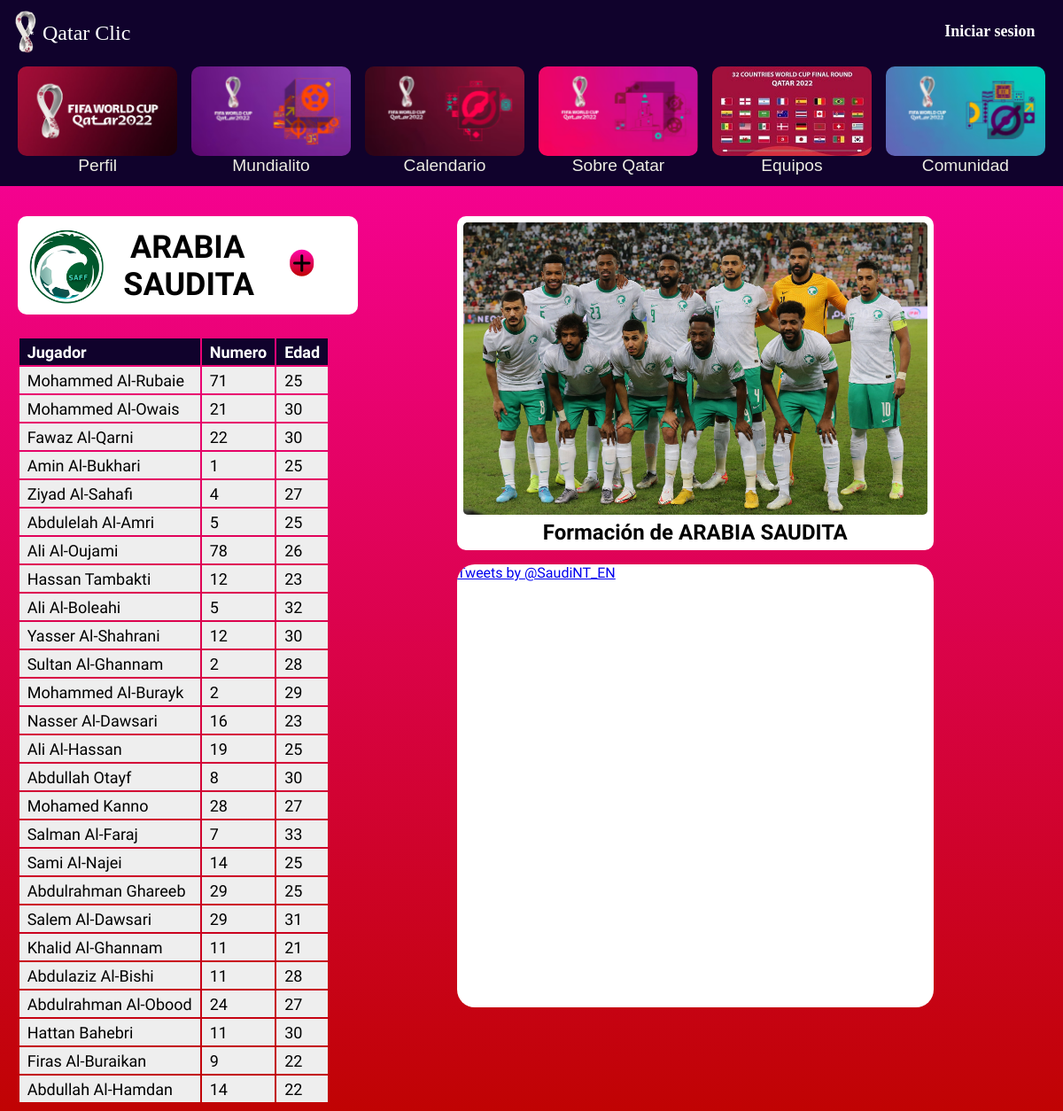
/Teams/arabia.php, run on the app's committed database.
### tables this page shows
CREATE TABLE `players` (
    id int(3) NOT NULL AUTO_INCREMENT,
    nombre varchar(75) NOT NULL,
    pais varchar(30) NOT NULL,
    numero int(2) NOT NULL,
    edad int(2) NOT NULL,
    PRIMARY KEY(id)
);

### Teams/arabia.php (the view, shortened to what this page needs)
<?php
    require '../account/database.php';
?>
<html>
    <head>
        <link href="../styles/header.css" rel="stylesheet" type="text/css">
        <link href="teams.css" rel="stylesheet" type="text/css">
    </head>
    <body>
        <div class="margin"></div>
        <nav class="navegador_general" id="navbar">
            <header class="header" id="header">
                <div class="wrapper">
                    <img id="logoheader"src="../images/logo.png">
                    <div class="logo"><?php require '../header/header.php';?></div>
                    <nav>
                        <?php
                            if(isset($_SESSION['user_id'])){
                                echo("<div id='navicon' onclick='navicon()' class='navicon_box'><i class='navicon fas fa-solid fa-user fa-2x'></i></div>");
                                if($_SESSION['rol_id'] == 1){
                                    echo("<div id='user_options' class='user_options'><h1>$username</h1><hr><br><a href='../main/special_users/moderador.php'>Gestionar usuarios</a><br><br><a href='../main/settings/settings.php'>Ajustes</a><br><br><a href='../account/logout.php'>Cerrar sesion</a></div>");
                                }
                                else if($_SESSION['rol_id'] == 2){
                                    echo("<div id='user_options' class='user_options'><h1>$username</h1><hr><br><a href='../main/special_users/administrarMundialito.php'>Gestionar mundialito</a><br><br><a href='../main/special_users/administrador.php'>Gestionar noticias</a><br><br><a href='../main/special_users/moderador.php'>Gestionar usuarios</a><br><br><a href='../main/settings/settings.php'>Ajustes</a><br><br><a href='../account/logout.php'>Cerrar sesion</a></div>");
                                }
                                else{
                                    echo("<div id='user_options' class='user_options'><h1>$username</h1><hr><br><a href='../main/settings/settings.php'>Ajustes</a><br><br><a href='../account/logout.php'>Cerrar sesion</a></div>");
                                }
                            }
                            else{
                                echo("<a href='../account/login.php'>Iniciar sesion</a>");
                            }
                        ?>
                    </nav>
                </div>
                <div class="wrapper_nav">
                    <div class="first_element">
                        <img src="../images/perfil.png" alt="Perfil" class="responsive">
                        <span class="text">Perfil</span>
                    </div>
                    <div class="element">
                        <?php
                            if(isset($_SESSION['user_id'])){
                        ?>
                        <img src="../images/fixture_violeta.png" alt="Fixture" onclick="mundialito()" class="responsive">
                        <?php
                            }else{
                        ?>
                        <img src="../images/fixture_violeta.png" alt="Fixture" onclick="notlogged()" class="responsive">
                        <?php
                            }
                        ?>
                        <span class="text">Mundialito</span>
                    </div>
                    <div class="element">
                        <img src="../images/calendario_bordo.png" alt="Calendario" onclick="calendario()" class="responsive">
                        <span class="text">Calendario</span>
                    </div>
                    <div class="element">
                        <img src="../images/qatar_rosa.png" alt="Qatar" onclick="sobreqatar()" class="responsive">
                        <span class="text">Sobre Qatar</span>
                    </div>
                    <div class="element">
                        <img src="../images/teams.jpg" alt="Selecciones" onclick="selections()" class="responsive">
                        <span class="text">Equipos</span>
                    </div>
                    <div class="element">
                        <img src="../images/selecciones.png" alt="Comunidad" class="responsive">
                        <span class="text">Comunidad</span>
                    </div>
                </div>
            </header>
        </nav>
        <div class="margin2"></div>
        <div class="big-container" id="blur">
            <div class="container" style="width:40%;">
                <div class="wrap">
                    <div class="col">
                        <img class="imagen_bandera" src="../images/shields/ARABIA SAUDITA.png">
                    </div>
                    <div class="col">
                        <span class="pais">ARABIA SAUDITA</span>
                    </div>
                    <div class="col">
                        <i id="icon3" class="icon3 fas fa-solid fa-plus" onclick="notlogged()"></i>
                    </div>
                </div>
                <div class="table-container">
                    <table>
                        <?php
                            $stmt = $conn->prepare("SELECT * FROM players WHERE pais = 'ARABIA SAUDITA'");
                            $stmt->execute();
                            echo"<th>Jugador</th><th>Numero</th><th>Edad</th>";
                            while($row = $stmt->fetch(PDO::FETCH_ASSOC)){
                                extract($row);
                                echo"<tr>";
                                echo"<td>".$nombre."</td>";
                                echo"<td>".$numero."</td>";
                                echo"<td>".$edad."</td>";
                                echo"</tr>";
                            }
                        ?>
                    </table>
                </div>
            </div>
            <div class="small-container">
                <div class="formacion-div">
                    <img class="formacion" src="../images/formaciones/ARABIA SAUDITA.jpg">
                    <h2 class="leyenda">Formación de ARABIA SAUDITA</h2>
                </div>
                <div class="twitter-div">
                    <a class="twitter-timeline" href="https://twitter.com/SaudiNT_EN?ref_src=twsrc%5Egoogle%7Ctwcamp%5Eserp%7Ctwgr%5Eauthor">Tweets by @SaudiNT_EN</a>
                </div>
            </div>
        </div>
    </body>
</html>

### styles/header.css (style rules this page uses)
.header { position:fixed; z-index:2; top:0; width:100%; background:rgba(16, 2, 44); user-select: none; transition:top 1.5s; }
.wrapper { width:98%; margin:auto; overflow:hidden; }
.header .logo { font-size:2vw; float:left; font-family:'Calibri'; margin-top:2%; }
#logoheader { height:auto; width:3vw; float:left; margin-top:1%; }
.header nav { float:right; width:15%; }
.header nav > a { margin:10% 0 0 20%; display:inline-block; padding:4%; text-decoration:none; font-size:1.5vw; font-weight:bold; font-family:'Calibri'; color:rgb(255, 255, 255); transition:500ms; }
.margin { position:relative; width:100%; margin-top:50px; height:1px; }
.margin2 { position:relative; width:100%; height:1px; margin-top:15%; }
.navegador_general { top:50; z-index:1; width:100%; background: rgba(16, 2, 44); position:fixed; text-align:center; transition:top 1.5s; }
.responsive { width:100%; height:auto; border-radius: 10px; }
.first_element { width:15%; display:inline-block; position:relative; margin:1% 0% 1% 0%; border-radius: 10px; transition: .4s; }
.element { width:15%; display:inline-block; position:relative; margin:1% 0% 1% 1%; border-radius: 10px; transition: .4s; }
.text { width: 100%; font-family:'Lucida Sans', 'Lucida Sans Regular', 'Lucida Grande', 'Lucida Sans Unicode', Geneva, Verdana, sans-serif; text-align: left; color: #eeeee4; font-size: 5vh; font-size: 1.6vw; bottom: 0; text-decoration: none; }

### Teams/teams.css (style rules this page uses)
* { font-family: Yanone Kaffeesatz; padding: 0px; margin: 0px; box-sizing: border-box; }
html,body { width:100%; }
body { background: linear-gradient(to bottom ,rgb(255, 2, 171), rgb(192, 3, 3)); background-attachment: fixed; }
.big-container { display:flex; flex-direction:row; width:98%; height:auto; margin:1% 0% 0% 1%; gap:10vw; }
.small-container { display:flex; flex-direction:column; width:70%; height:auto; justify-content:flex-start; gap:2vh; }
.table-container { position:relative; column-count:1; width:100%; margin:2%; }
table { font-family:sans-serif; }
th,td { padding:.25em .5em; text-align:left; font-size:1.5vw; }
td { background-color:#eee; }
th { background-color:rgba(16, 2, 44); color:#fff; }
.wrap { width:100%; background-color:#fff; height:auto; margin-left:2%; margin-bottom: 25px; border-radius:10px; user-select: none; grid-auto-flow: row; grid-template-columns: 1fr 1fr 1fr; display: grid; padding:2%; }
.col { position:relative; display:table; text-align:center; }
.imagen_bandera { width:8vw; border-radius:5px; user-select: none; display:table-cell; vertical-align: middle; text-align:center; }
.pais { padding:1%; font-size:3vw; display:table-cell; vertical-align: middle; text-align:center; color:black; text-decoration: none; font-weight:bold; user-select: none; }
.icon,.icon2,.icon3 { top: 47%; left: 50%; transform: translate(-50%, -50%); position:absolute; font-size:2vw; padding:3%; border-radius:20px; transition:.5s; background: linear-gradient(to bottom ,rgb(255, 2, 171), rgb(192, 3, 3)); cursor:pointer; visibility:hidden; }
.icon.active,.icon2.active,.icon3.active { visibility: visible; }
.formacion-div { background-color:#fff; padding: 1%; border-radius:10px; width:80%; height:auto; transition: 200ms; text-align: center; }
.formacion { border-radius:5px; width: 100%; height:auto; }
.twitter-div { float: none; width: 80%; height: 500px; background:white; border-radius:20px; overflow:auto; }
.leyenda { font-size:2vw; margin-top:1%; }

### data on the page
players: nombre "Mohammed Al-Rubaie", numero "71", edad "25"
players: nombre "Mohammed Al-Owais", numero "21", edad "30"
players: nombre "Fawaz Al-Qarni", numero "22", edad "30"
players: nombre "Amin Al-Bukhari", numero "1", edad "25"
players: nombre "Ziyad Al-Sahafi", numero "4", edad "27"
players: nombre "Abdulelah Al-Amri", numero "5", edad "25"
players: nombre "Ali Al-Oujami", numero "78", edad "26"
players: nombre "Hassan Tambakti", numero "12", edad "23"
players: nombre "Ali Al-Boleahi", numero "5", edad "32"
players: nombre "Yasser Al-Shahrani", numero "12", edad "30"
players: nombre "Sultan Al-Ghannam", numero "2", edad "28"
players: nombre "Mohammed Al-Burayk", numero "2", edad "29"
players: nombre "Nasser Al-Dawsari", numero "16", edad "23"
players: nombre "Ali Al-Hassan", numero "19", edad "25"
players: nombre "Abdullah Otayf", numero "8", edad "30"
players: nombre "Mohamed Kanno", numero "28", edad "27"
players: nombre "Salman Al-Faraj", numero "7", edad "33"
players: nombre "Sami Al-Najei", numero "14", edad "25"
players: nombre "Abdulrahman Ghareeb", numero "29", edad "25"
players: nombre "Salem Al-Dawsari", numero "29", edad "31"
players: nombre "Khalid Al-Ghannam", numero "11", edad "21"
players: nombre "Abdulaziz Al-Bishi", numero "11", edad "28"
players: nombre "Abdulrahman Al-Obood", numero "24", edad "27"
players: nombre "Hattan Bahebri", numero "11", edad "30"
players: nombre "Firas Al-Buraikan", numero "9", edad "22"
players: nombre "Abdullah Al-Hamdan", numero "14", edad "22"
